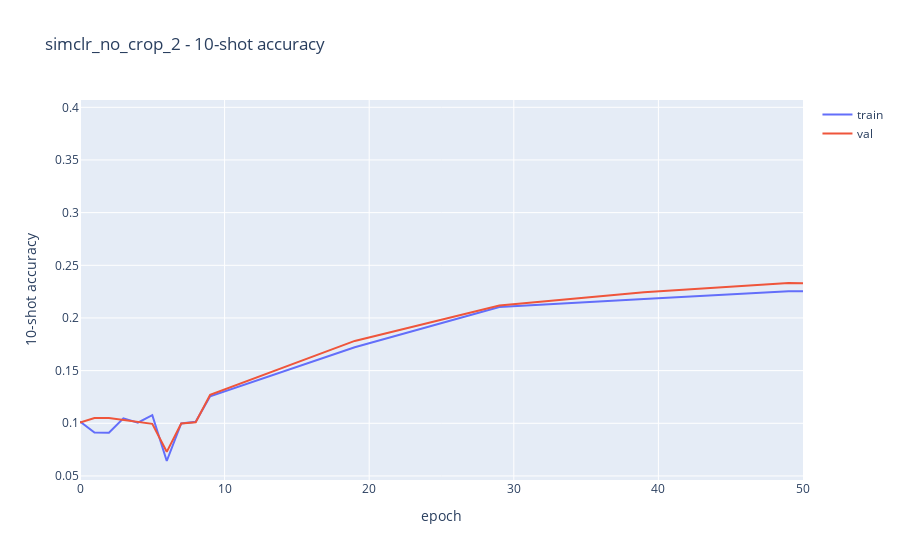
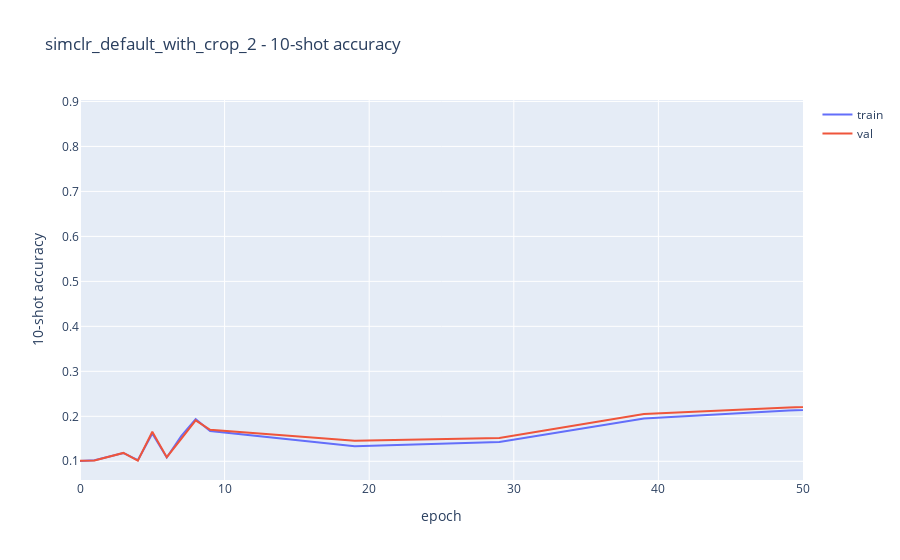
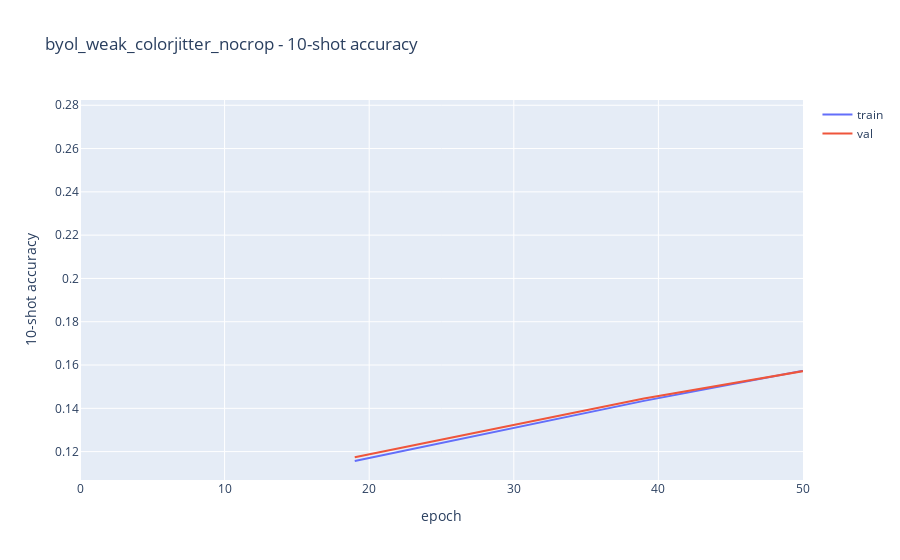
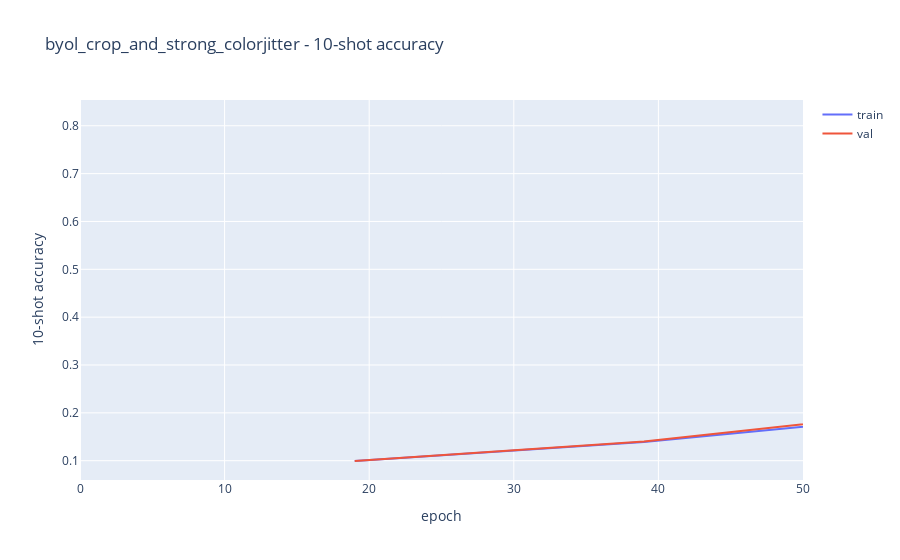

Notebook cell for these charts, in order:
### Code cell
all_params = [
    ("/mnt/nfs/home/yunxingl/self-supervised-learning/outputs/2022-02-01/14-08-35", "simclr_no_crop_2"), 
    ("/mnt/nfs/home/yunxingl/self-supervised-learning/outputs/2022-02-01/14-44-38", "simclr_default_with_crop_2"), 
    ("/mnt/nfs/home/yunxingl/self-supervised-learning/outputs/2021-11-15/10-24-32", "byol_weak_colorjitter_nocrop"), 
    ("/mnt/nfs/home/yunxingl/self-supervised-learning/outputs/2021-11-15/10-20-24", "byol_crop_and_strong_colorjitter")
]
for path, run_title in all_params: 
    outs = load_all_outputs(path, "confusion")
    data_train = return_plot_line(outs, ['epoch'], ['rep_confusion_sim'], {'split': 'val'}, process_y=return_accuracy)
    data_val = return_plot_line(outs, ['epoch'], ['rep_confusion_sim'], {'split': 'train'}, process_y=return_accuracy)
    make_graph({"train": data_train, "val": data_val}, run_title, "10-shot accuracy")
